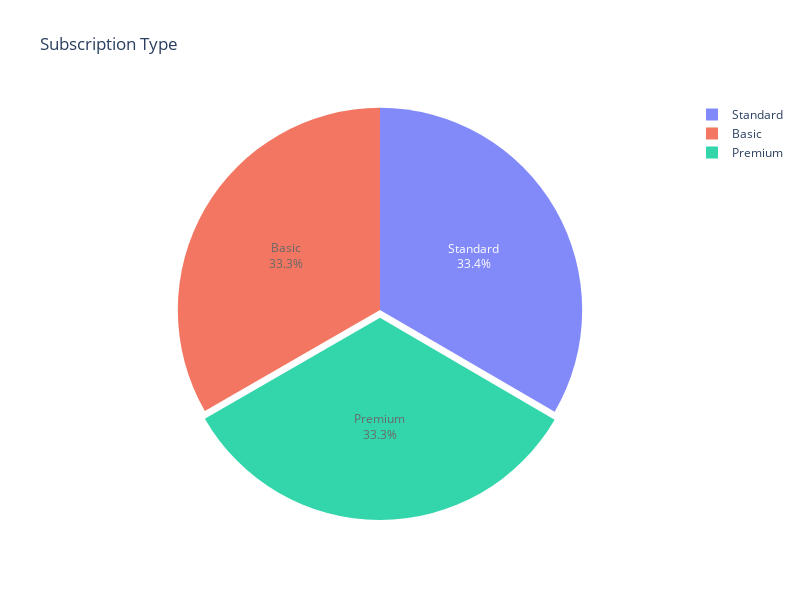

Here is the notebook cell this chart was saved with:
### Code cell
InternetService_name = df['Subscription Type'].value_counts().index.to_list()
InternetService_values = df['Subscription Type'].value_counts().values.tolist()
# pie_chart(labels=InternetService_name, sizes=InternetService_values, title="Payment Methods")
pie_chart_plotly(labels=InternetService_name, sizes=InternetService_values, title="Subscription Type")

### Figure 1 — Plotly figure (JSON) as saved in the notebook; plotly's stock layout.template omitted (floating-point values rounded to 4 significant figures)
{"data": [{"domain": {"x": [0, 1], "y": [0, 1]}, "hole": 0, "hovertemplate": "labels=%{label}<br>sizes=%{value}<extra></extra>", "labels": ["Standard", "Basic", "Premium"], "legendgroup": "", "name": "", "opacity": 0.8, "pull": [0, 0, 0.03864], "showlegend": true, "textinfo": "percent+label", "textposition": "inside", "type": "pie", "values": [21502, 21451, 21421]}], "layout": {"height": 600, "legend": {"tracegroupgap": 0}, "title": {"text": "Subscription Type"}, "width": 800}}
